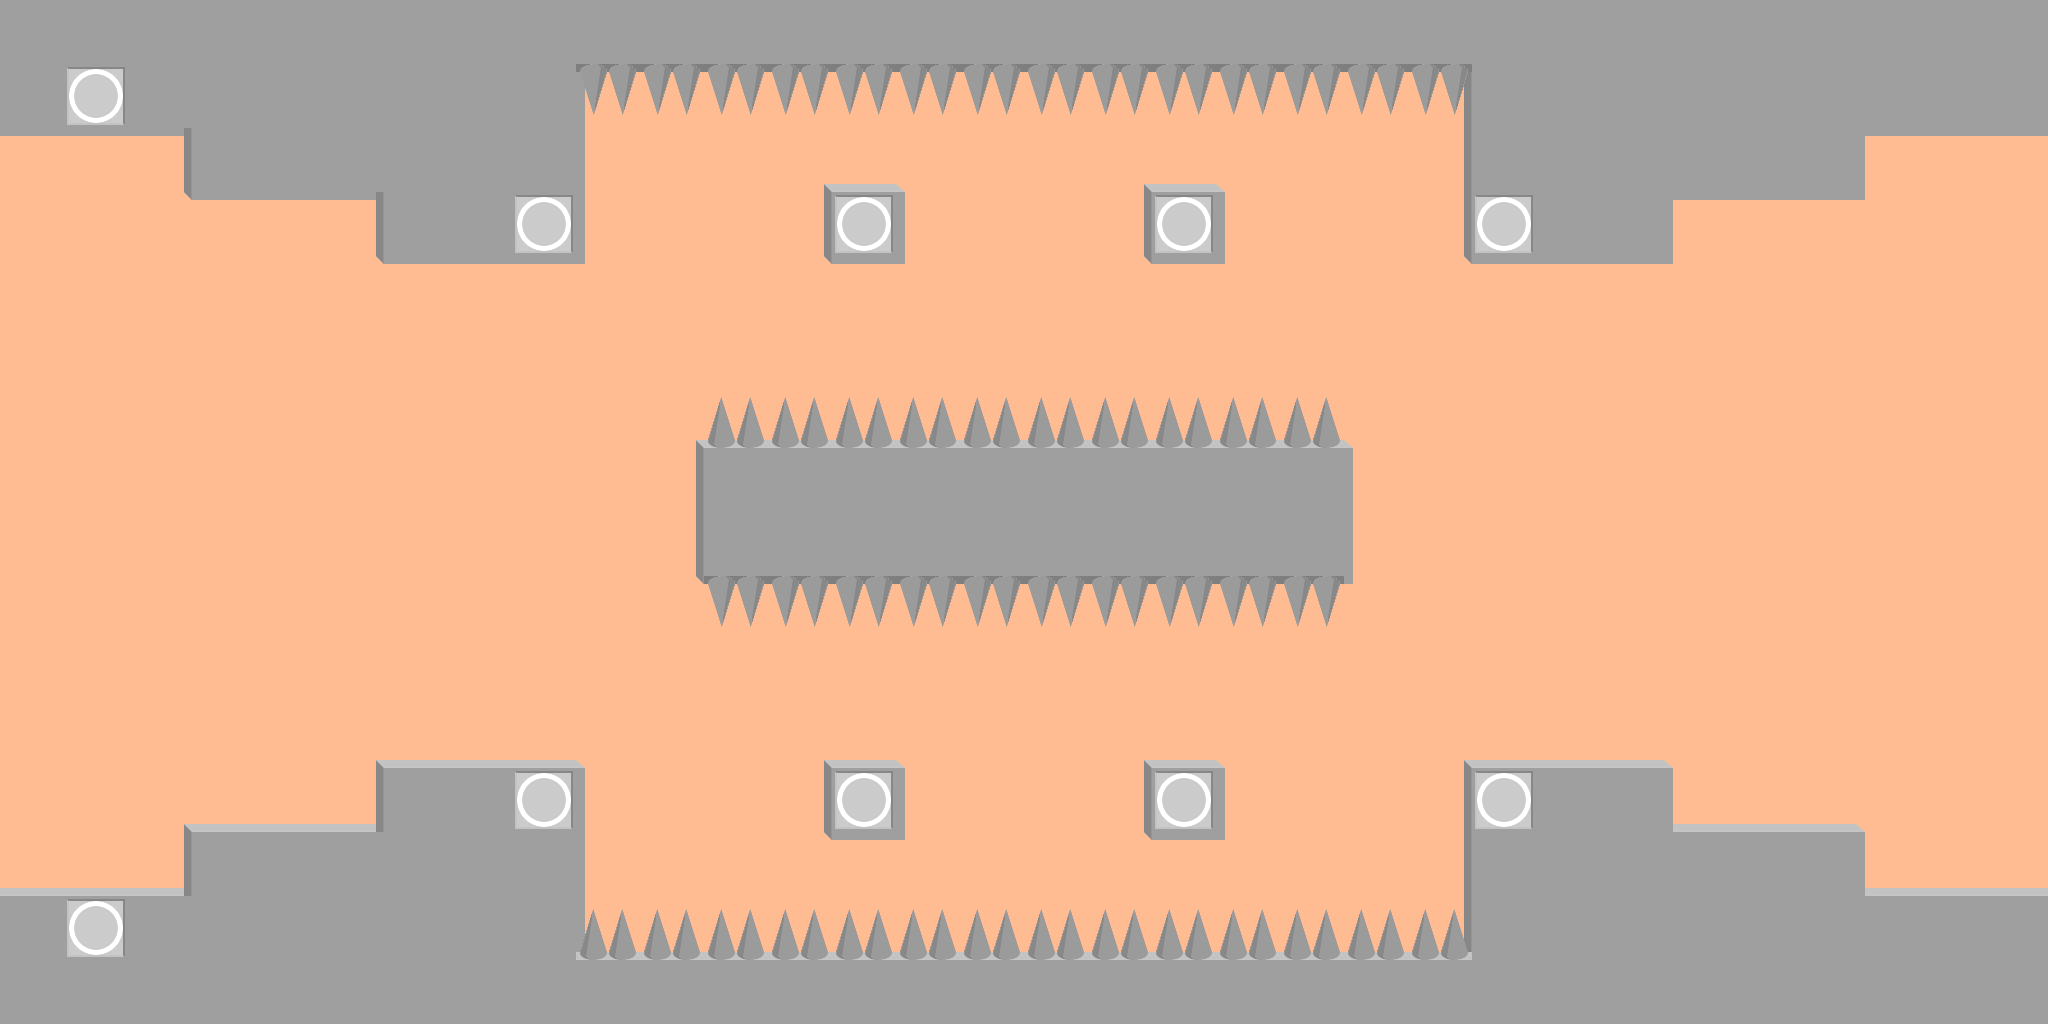

Below is a game level as drawn by its tile map, then a one-line description and the .tmx that defines it (tile-layer data replaced by summaries):
An orthogonal 32x16 tile map with 64x64 px tiles, 7 tile layers (background, borderTop, borderBottom, borderLeft, ...).

<map version="1.0" orientation="orthogonal" renderorder="right-down" width="32" height="16" tilewidth="64" tileheight="64" backgroundcolor="#ffbb92" nextobjectid="4">
 <properties>
  <property name="endBottom" value="14" />
  <property name="endTop" value="1" />
  <property name="startBottom" value="14" />
  <property name="startTop" value="1" />
 </properties>
 <tileset firstgid="1" name="boxes_map" tilewidth="64" tileheight="64" tilecount="20">
  <image source="../boxes_map.png" width="320" height="256" />
  <tile id="1">
   <properties>
    <property name="type" value="spike" />
   </properties>
  </tile>
  <tile id="2">
   <properties>
    <property name="type" value="activator" />
   </properties>
  </tile>
  <tile id="3">
   <properties>
    <property name="type" value="spike" />
   </properties>
  </tile>
  <tile id="11">
   <properties>
    <property name="type" value="brick" />
   </properties>
  </tile>
 </tileset>
 <layer name="background" width="32" height="16">
  <data>[512 cells, 52 non-empty, 1 distinct tile ids]</data>
 </layer>
 <layer name="borderTop" width="32" height="16">
  <data>[512 cells, 22 non-empty, 1 distinct tile ids]</data>
 </layer>
 <layer name="borderBottom" width="32" height="16">
  <data>[512 cells, 22 non-empty, 1 distinct tile ids]</data>
 </layer>
 <layer name="borderLeft" width="32" height="16">
  <data>[512 cells, 16 non-empty, 1 distinct tile ids]</data>
 </layer>
 <layer name="borderRight" width="32" height="16">
  <data>[512 cells, 16 non-empty, 1 distinct tile ids]</data>
 </layer>
 <layer name="borderCorners" width="32" height="16">
  <data>[512 cells, 32 non-empty, 4 distinct tile ids]</data>
 </layer>
 <layer name="level" width="32" height="16">
  <data>[512 cells, 156 non-empty, 4 distinct tile ids]</data>
 </layer>
</map>